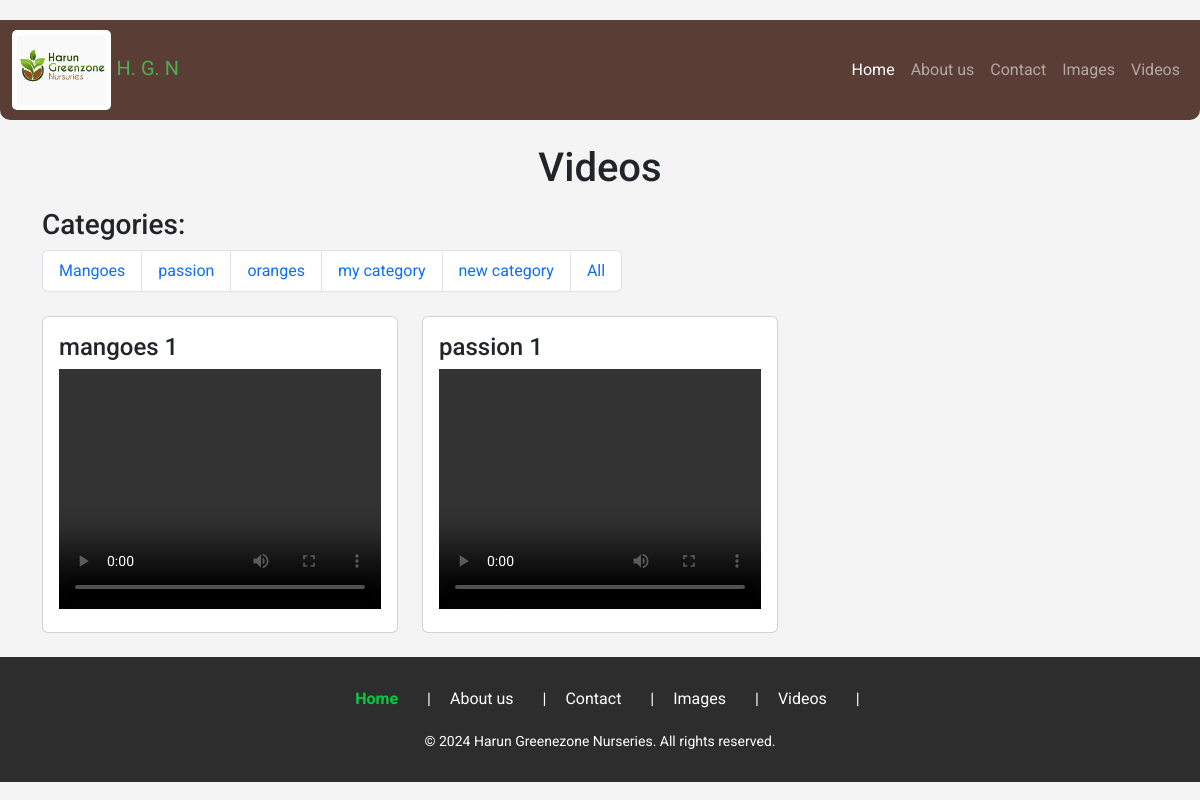
Screenshot of /videos/ with the database file from the repository.
### admin_panel/models.py (models this page shows, shortened)
class Category(models.Model):
    name = models.CharField(max_length=255, unique=True)
    description = models.CharField(max_length=255, blank=True)

class Video(models.Model):
    title = models.CharField(max_length=255, unique=True)
    video_file = models.FileField(upload_to='videos/')
    category = models.ForeignKey(Category, related_name='videos', on_delete=models.CASCADE)  # One category per image
    description = models.CharField(max_length=255, blank=True)

### core/views.py (the view)
# urls.py: path('videos/', video_list, name='video_list'),
def video_list(request, category_id=None):
    categories = Category.objects.all()
    videos = Video.objects.all()
    if category_id:
        videos = videos.filter(categories__id=category_id)
    return render(request, 'core/video_list.html', {'videos': videos, 'categories': categories})

### core/templates/core/video_list.html (shortened to what this page needs)
{% extends 'core/base.html' %}
{% block content %}
<div class="container mt-4">
    <h1 class="text-center">Videos</h1>
    <div class="categories mt-3 mb-4">
        <h3>Categories:</h3>
        <ul class="list-group list-group-horizontal">
            {% for category in categories %}
                <li class="list-group-item">
                    <a href="{% url 'core:video_list_by_category' category.id %}" class="text-decoration-none">
                        {{ category.name }}
                    </a>
                </li>
            {% endfor %}
            <li class="list-group-item">
                <a href="{% url 'core:video_list' %}" class="text-decoration-none">
                    All
                </a>
            </li>
        </ul>
    </div>
    <div class="row">
        {% for video in videos %}
            <div class="col-md-4 mb-4">
                <div class="card">
                    <div class="card-body">
                        <h4 class="card-title">{{ video.title }}</h4>
                        <video width="100%" height="240" controls>
                            <source src="{{ video.video_file.url }}" type="video/mp4">
                        </video>
                    </div>
                </div>
            </div>
            {% empty %}
            <div class="fullscreen">
                <p class="text-center">No Videos available in this category.</p>
            </div>
        {% endfor %}
    </div>
</div>
{% endblock %}

### static/css/styles.css (style rules this page uses)
body { background-color: #f4f4f4; font-family: 'Roboto', sans-serif; margin-top: 20px; overflow-x: hidden; }

### rows the page displays
Category: name "Mangoes"
Category: name "passion"
Category: name "oranges"
Category: name "my category"
Category: name "new category"
Video: title "mangoes 1"
Video: title "passion 1"
